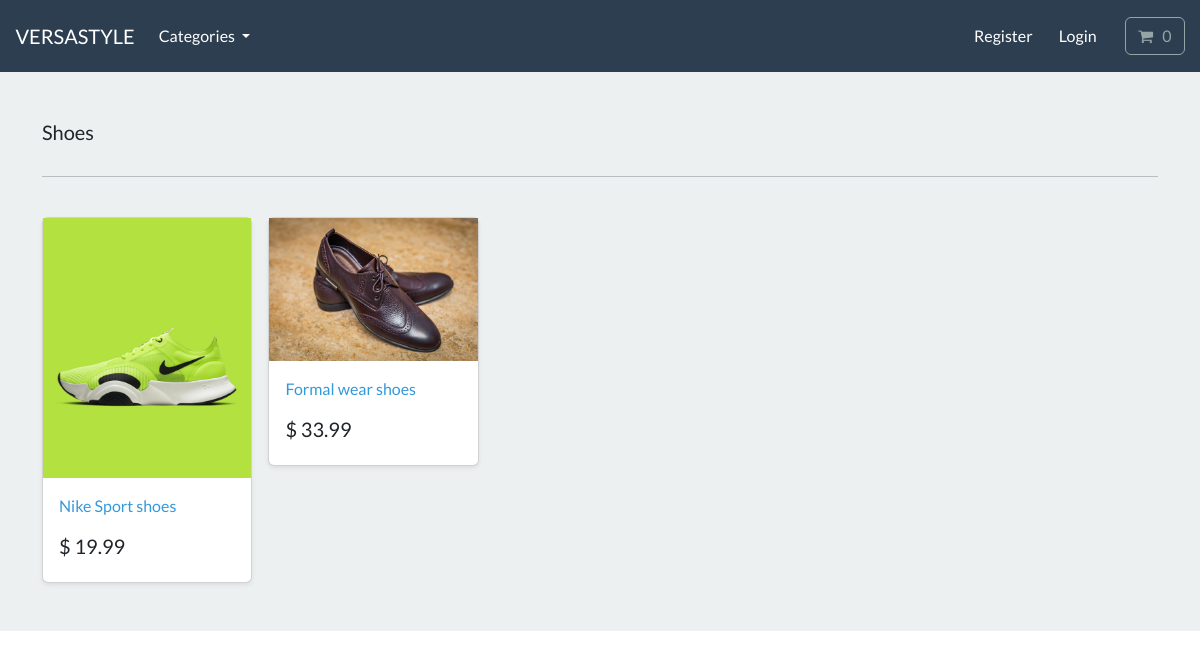
The page /search/shoes/ on the database its author committed.
### store/models.py (models this page shows, shortened)
class Category(models.Model):
    name = models.CharField(max_length=250, db_index=True)
    slug = models.SlugField(max_length=250, unique=True)
    class Meta:
        verbose_name_plural = 'categories'
    def get_absolute_url(self):
        return reverse('list-category', args=[self.slug])

class Product(models.Model):
    category = models.ForeignKey(Category, related_name='product', on_delete=models.CASCADE, null=True)
    title = models.CharField(max_length=250)
    brand = models.CharField(max_length=250, default='un-branded')
    description = models.TextField(blank=True, default='Lorem ipsum dolor sit amet, consectetur adipiscing elit. Mauris libero purus, convallis id ligula et, aliquam imperdiet magna. Donec nec dignissim urna. Sed laoreet quis ligula vitae convallis. Donec vel lobortis dui. Etiam leo nunc, consequat a cursus vitae, dapibus pretium nulla. Phasellus tristique nibh quis auctor blandit. Donec in pharetra sem. In efficitur ipsum in metus porta egestas. Nam enim lectus, efficitur vel nisi et, sodales commodo nisi. Nulla cursus gravida ipsum. Aenean pretium in nisl at congue.')
    slug = models.SlugField(max_length=255)
    price = models.DecimalField(max_digits=4, decimal_places=2)
    image = models.ImageField(upload_to='images/')
    class Meta:
        verbose_name_plural = 'products'
    def get_absolute_url(self):
        return reverse('product-info', args=[self.slug])

### store/views.py (the view)
# urls.py: path('search/<slug:category_slug>/', views.list_category, name='list-category'),
def list_category(request, category_slug=None):
    category = get_object_or_404(Category, slug=category_slug)
    products = Product.objects.filter(category=category)
    return render(request, 'store/list-category.html', {'category':category, 'products':products})

### cart/cart.py (called while the page is built)
    def __len__(self):
        return sum(item['qty'] for item in self.cart.values())

### cart/context_processors.py (called while the page is built)
def cart(request):
    return {'cart': Cart(request)}

### store/views.py (called while the page is built)
def categories(request):
    all_categories = Category.objects.all()
    return{'all_categories': all_categories}

### store/templates/store/list-category.html
{% extends "./base.html" %}
{% load static %}
{% block content %}
<main>
  <div class="album py-5 bg-light">
    <div class="container">
      <div class="pb-3 h5"> {{ category.name | capfirst }} </div>
      <hr>
      <br>
      <div class="row row-cols-1 row-cols-sm-2 row-cols-md-5 g-3">
        {% for product in products %}
        <div class="col">
          <div class="card shadow-sm">
            <img class="img-fluid" alt="Responsive image" src="{{product.image.url}}">
            <div class="card-body">
              <p class="card-text">
                <a class="text-info text-decoration-none" href="{{product.get_absolute_url}}"> {{ product.title }} </a>
              </p>
              <div class="d-flex justify-content-between align-items-center">
                <h5> $ {{ product.price }} </h5>
              </div>
            </div>
          </div>
        </div>
        {% endfor %}
      </div>
    </div>
  </div>
</main>
{% endblock %}

### store/templates/store/base.html (shortened to what this page needs)
{% load static %}
<!DOCTYPE html>
<html>
    <head>
        <link rel="stylesheet" href="https://bootswatch.com/5/flatly/bootstrap.min.css">
        <link rel="stylesheet" href="https://cdnjs.cloudflare.com/ajax/libs/font-awesome/4.7.0/css/font-awesome.min.css">
        <link rel="stylesheet" href="{% static 'css/style.css' %}">
    </head>
    <nav class="navbar navbar-expand-lg bg-primary justify-content-center">
        <a class="navbar-brand main-heading text-white" href="{% url 'store' %}">
        &nbsp; &nbsp; VERSASTYLE
        </a>
        <div class="collapse navbar-collapse" id="navbarCollapse">
            <ul class="navbar-nav me-auto mb-2 mb-md-0">
                <li class="nav-item dropdown">
                    <a class="nav-link dropdown-toggle text-white" href="#" id="navbarDropdown" role="button"
                    data-bs-toggle="dropdown" aria-expanded="false">
                        Categories
                    </a>
                </li>
            </ul>
        </div>
        <div class="collapse navbar-collapse text-center" id="navbarNavDropdown">
            <ul class="navbar-nav ms-auto">
                {% if user.is_authenticated %}
                    <li class="nav-item">
                        <a class="btn btn-alert navbar-btn text-white" type="button"  href="{% url 'dashboard' %}"> <i class="fa fa-home" aria-hidden="true"></i> &nbsp; Dashboard </a>
                    </li>
                    {% else %}
                    <li class="nav-item">
                        <a class="btn btn-alert navbar-btn text-white" type="button"  href="{% url 'register' %}"> Register </a>
                    </li>
                {% endif %}
                {% if user.is_authenticated %}
                    <li class="nav-item">
                        <a class="btn btn-alert navbar-btn text-white" type="button"  href="{% url 'user-logout' %}"> <i class="fa fa-sign-out" aria-hidden="true"></i> &nbsp; Logout </a>
                    </li>
                    {% else %}
                        <li class="nav-item">
                            <a class="btn btn-alert navbar-btn text-white" type="button"  href="{% url 'my-login' %}"> Login </a>
                        </li>
                {% endif %}
                <li class="nav-item">
                    <a type="button" role="button" href="{% url 'cart-summary' %}" class="btn btn-outline-secondary">
                        <i class="fa fa-shopping-cart" aria-hidden="true"> </i>
                        <div id="cart-qty" class="d-inline-flex">
                            {% with qty_amount=cart|length %}
                                {% if qty_amount > 0 %}
                                    {{ qty_amount }}
                                    {% else %}
                                        0
                                {% endif %}
                            {% endwith %}
                        </div>
                    </a>
                </li>
            </ul>
        </div>
    </nav>
    <body>
        {% block content %}
        {% endblock %}
    </body>
</html>

### rows shown on the page
Category: name "Shoes"
Product: image (picture), title "Nike Sport shoes", price "19.99"
Product: image (picture), title "Formal wear shoes", price "33.99"
